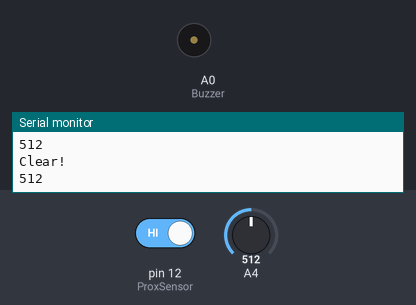
The sketch below on a simulated Arduino Uno, built with avr-gcc and run on an emulated ATmega328P. Parts: buzzer (waves = sounding, pin HIGH), the last lines printed to the serial monitor. The test bench sets the inputs (shaded band); at power-on: pin 12 (ProxSensor) HIGH, A4 = 512.

Above: at 1.8 s.
1.9 s: pin 12 (ProxSensor) driven LOW
At 2.7 s:
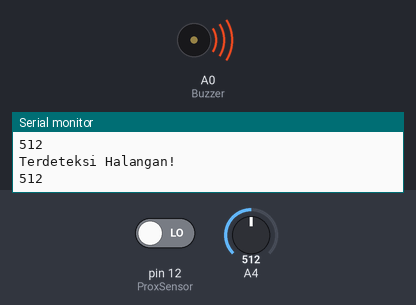
3.5 s: pin 12 (ProxSensor) driven HIGH
At 5.4 s:
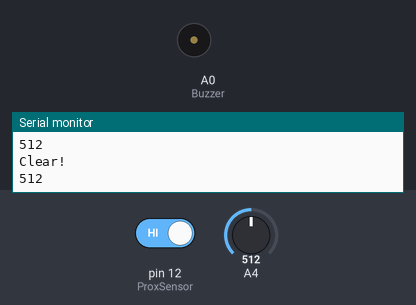
Timing chart, 0 to 6.9 s (numbered marks = the images above; inputs shaded):
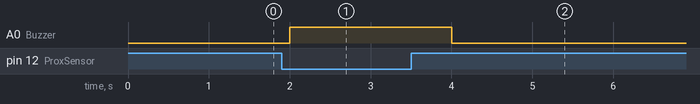

The sketch:

1.ino
```cpp
int ProxSensor = 12;
int Buzzer = A0;
int inputVal = 0;
 void setup() {
  pinMode(Buzzer, OUTPUT);
  pinMode(ProxSensor, INPUT);
  Serial.begin(9600);
}
void loop() {
  if (digitalRead(ProxSensor) == LOW) {
    Serial.println("Terdeteksi Halangan!");
    digitalWrite(Buzzer, HIGH);
    inputVal = analogRead(ProxSensor);
    Serial.println(inputVal);
    delay(1000);
      }
      if (digitalRead(ProxSensor) == HIGH) {
        Serial.println("Clear!");
        digitalWrite(Buzzer, LOW);
        inputVal = analogRead(ProxSensor);
        Serial.println(inputVal);
        delay(1000);
    }
 }
```

Measured:
- after the input at 1.9 s, A0 (Buzzer): LOW → HIGH after 0.10 s
- after the input at 3.5 s, A0 (Buzzer): HIGH → LOW after 0.50 s
